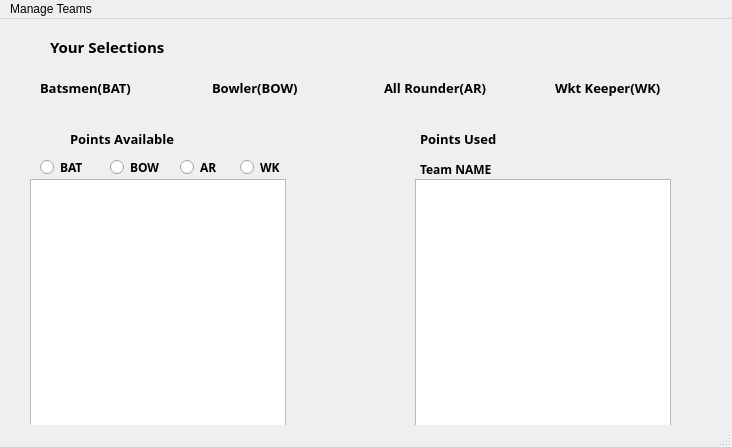
<?xml version="1.0" encoding="UTF-8"?>
<ui version="4.0">
 <class>MainWindow</class>
 <widget class="QMainWindow" name="MainWindow">
  <property name="enabled">
   <bool>true</bool>
  </property>
  <property name="geometry">
   <rect>
    <x>0</x>
    <y>0</y>
    <width>732</width>
    <height>447</height>
   </rect>
  </property>
  <property name="windowTitle">
   <string>MainWindow</string>
  </property>
  <widget class="QWidget" name="centralwidget">
   <widget class="QLabel" name="label">
    <property name="geometry">
     <rect>
      <x>50</x>
      <y>20</y>
      <width>251</width>
      <height>16</height>
     </rect>
    </property>
    <property name="font">
     <font>
      <family>Berlin Sans FB</family>
      <pointsize>11</pointsize>
      <weight>75</weight>
      <bold>true</bold>
     </font>
    </property>
    <property name="text">
     <string>Your Selections</string>
    </property>
    <property name="textFormat">
     <enum>Qt::AutoText</enum>
    </property>
   </widget>
   <widget class="QWidget" name="horizontalLayoutWidget">
    <property name="geometry">
     <rect>
      <x>40</x>
      <y>40</y>
      <width>681</width>
      <height>58</height>
     </rect>
    </property>
    <layout class="QHBoxLayout" name="horizontalLayout">
     <item>
      <widget class="QLabel" name="BAT">
       <property name="font">
        <font>
         <family>Berlin Sans FB</family>
         <pointsize>10</pointsize>
         <weight>75</weight>
         <bold>true</bold>
        </font>
       </property>
       <property name="text">
        <string>Batsmen(BAT)</string>
       </property>
      </widget>
     </item>
     <item>
      <widget class="QLabel" name="BOW">
       <property name="font">
        <font>
         <family>Berlin Sans FB</family>
         <pointsize>10</pointsize>
         <weight>75</weight>
         <bold>true</bold>
        </font>
       </property>
       <property name="text">
        <string>Bowler(BOW)</string>
       </property>
      </widget>
     </item>
     <item>
      <widget class="QLabel" name="AR">
       <property name="font">
        <font>
         <family>Berlin Sans FB</family>
         <pointsize>10</pointsize>
         <weight>75</weight>
         <bold>true</bold>
        </font>
       </property>
       <property name="text">
        <string>All Rounder(AR)</string>
       </property>
      </widget>
     </item>
     <item>
      <widget class="QLabel" name="WK">
       <property name="font">
        <font>
         <family>Berlin Sans FB</family>
         <pointsize>10</pointsize>
         <weight>75</weight>
         <bold>true</bold>
        </font>
       </property>
       <property name="text">
        <string>Wkt Keeper(WK)</string>
       </property>
      </widget>
     </item>
    </layout>
   </widget>
   <widget class="QWidget" name="horizontalLayoutWidget_2">
    <property name="geometry">
     <rect>
      <x>30</x>
      <y>160</y>
      <width>641</width>
      <height>401</height>
     </rect>
    </property>
    <layout class="QHBoxLayout" name="horizontalLayout_2">
     <item>
      <widget class="QListWidget" name="l1">
       <property name="font">
        <font>
         <stylestrategy>PreferAntialias</stylestrategy>
        </font>
       </property>
      </widget>
     </item>
     <item>
      <spacer name="horizontalSpacer">
       <property name="orientation">
        <enum>Qt::Horizontal</enum>
       </property>
       <property name="sizeHint" stdset="0">
        <size>
         <width>40</width>
         <height>20</height>
        </size>
       </property>
      </spacer>
     </item>
     <item>
      <widget class="QListWidget" name="l2"/>
     </item>
    </layout>
   </widget>
   <widget class="QLabel" name="pointsA">
    <property name="geometry">
     <rect>
      <x>70</x>
      <y>110</y>
      <width>191</width>
      <height>20</height>
     </rect>
    </property>
    <property name="font">
     <font>
      <family>Berlin Sans FB</family>
      <pointsize>10</pointsize>
      <weight>75</weight>
      <bold>true</bold>
     </font>
    </property>
    <property name="text">
     <string>Points Available </string>
    </property>
   </widget>
   <widget class="QLabel" name="pointsU">
    <property name="geometry">
     <rect>
      <x>420</x>
      <y>110</y>
      <width>181</width>
      <height>20</height>
     </rect>
    </property>
    <property name="font">
     <font>
      <family>Berlin Sans FB</family>
      <pointsize>10</pointsize>
      <weight>75</weight>
      <bold>true</bold>
     </font>
    </property>
    <property name="text">
     <string>Points Used</string>
    </property>
   </widget>
   <widget class="QRadioButton" name="RBAT">
    <property name="geometry">
     <rect>
      <x>40</x>
      <y>140</y>
      <width>71</width>
      <height>16</height>
     </rect>
    </property>
    <property name="font">
     <font>
      <family>Berlin Sans FB</family>
      <weight>75</weight>
      <bold>true</bold>
     </font>
    </property>
    <property name="text">
     <string>BAT</string>
    </property>
   </widget>
   <widget class="QRadioButton" name="RBOW">
    <property name="geometry">
     <rect>
      <x>110</x>
      <y>140</y>
      <width>71</width>
      <height>16</height>
     </rect>
    </property>
    <property name="font">
     <font>
      <family>Berlin Sans FB</family>
      <weight>75</weight>
      <bold>true</bold>
     </font>
    </property>
    <property name="text">
     <string>BOW</string>
    </property>
   </widget>
   <widget class="QRadioButton" name="RAR">
    <property name="geometry">
     <rect>
      <x>180</x>
      <y>140</y>
      <width>51</width>
      <height>16</height>
     </rect>
    </property>
    <property name="font">
     <font>
      <family>Berlin Sans FB</family>
      <weight>75</weight>
      <bold>true</bold>
     </font>
    </property>
    <property name="text">
     <string>AR</string>
    </property>
   </widget>
   <widget class="QRadioButton" name="RWK">
    <property name="geometry">
     <rect>
      <x>240</x>
      <y>140</y>
      <width>61</width>
      <height>16</height>
     </rect>
    </property>
    <property name="font">
     <font>
      <family>Berlin Sans FB</family>
      <weight>75</weight>
      <bold>true</bold>
     </font>
    </property>
    <property name="text">
     <string>WK</string>
    </property>
   </widget>
   <widget class="QLabel" name="teamname">
    <property name="geometry">
     <rect>
      <x>420</x>
      <y>140</y>
      <width>221</width>
      <height>20</height>
     </rect>
    </property>
    <property name="font">
     <font>
      <family>Berlin Sans FB</family>
      <weight>75</weight>
      <bold>true</bold>
     </font>
    </property>
    <property name="text">
     <string>Team NAME</string>
    </property>
   </widget>
  </widget>
  <widget class="QMenuBar" name="menubar">
   <property name="geometry">
    <rect>
     <x>0</x>
     <y>0</y>
     <width>732</width>
     <height>18</height>
    </rect>
   </property>
   <widget class="QMenu" name="menuManage_Teams">
    <property name="title">
     <string>Manage Teams</string>
    </property>
    <addaction name="actionNEW_Team"/>
    <addaction name="actionOPEN_Team"/>
    <addaction name="actionSAVE_Team"/>
    <addaction name="actionEVALUATE_Team"/>
   </widget>
   <addaction name="menuManage_Teams"/>
  </widget>
  <widget class="QStatusBar" name="statusbar"/>
  <action name="actionNEW_Team">
   <property name="text">
    <string>NEW Team </string>
   </property>
  </action>
  <action name="actionOPEN_Team">
   <property name="text">
    <string>OPEN Team</string>
   </property>
  </action>
  <action name="actionSAVE_Team">
   <property name="text">
    <string>SAVE Team</string>
   </property>
  </action>
  <action name="actionEVALUATE_Team">
   <property name="text">
    <string>EVALUATE Team</string>
   </property>
  </action>
 </widget>
 <resources/>
 <connections/>
</ui>
